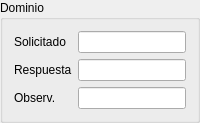
        <widget class="QGroupBox" name="groupBox_2">
         <property name="sizePolicy">
          <sizepolicy hsizetype="Expanding" vsizetype="Preferred">
           <horstretch>0</horstretch>
           <verstretch>0</verstretch>
          </sizepolicy>
         </property>
         <property name="title">
          <string>Dominio</string>
         </property>
         <layout class="QFormLayout" name="formLayout_26">
          <item row="0" column="0">
           <widget class="QLabel" name="solicitadoLabel_2">
            <property name="text">
             <string>Solicitado</string>
            </property>
           </widget>
          </item>
          <item row="0" column="1">
           <widget class="QLineEdit" name="dominio_solicitado">
            <property name="sizePolicy">
             <sizepolicy hsizetype="MinimumExpanding" vsizetype="Fixed">
              <horstretch>0</horstretch>
              <verstretch>0</verstretch>
             </sizepolicy>
            </property>
           </widget>
          </item>
          <item row="1" column="0">
           <widget class="QLabel" name="respuestaLabel_2">
            <property name="text">
             <string>Respuesta</string>
            </property>
           </widget>
          </item>
          <item row="1" column="1">
           <widget class="QLineEdit" name="dominio_respuesta">
            <property name="sizePolicy">
             <sizepolicy hsizetype="MinimumExpanding" vsizetype="Fixed">
              <horstretch>0</horstretch>
              <verstretch>0</verstretch>
             </sizepolicy>
            </property>
           </widget>
          </item>
          <item row="2" column="0">
           <widget class="QLabel" name="observLabel">
            <property name="text">
             <string>Observ.</string>
            </property>
           </widget>
          </item>
          <item row="2" column="1">
           <widget class="QLineEdit" name="dominio_observaciones">
            <property name="sizePolicy">
             <sizepolicy hsizetype="MinimumExpanding" vsizetype="Fixed">
              <horstretch>0</horstretch>
              <verstretch>0</verstretch>
             </sizepolicy>
            </property>
           </widget>
          </item>
         </layout>
        </widget>
